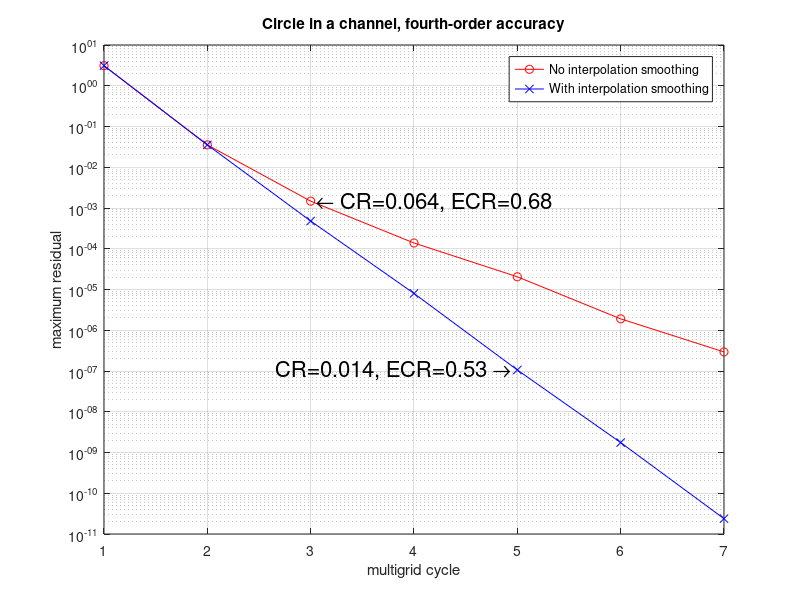
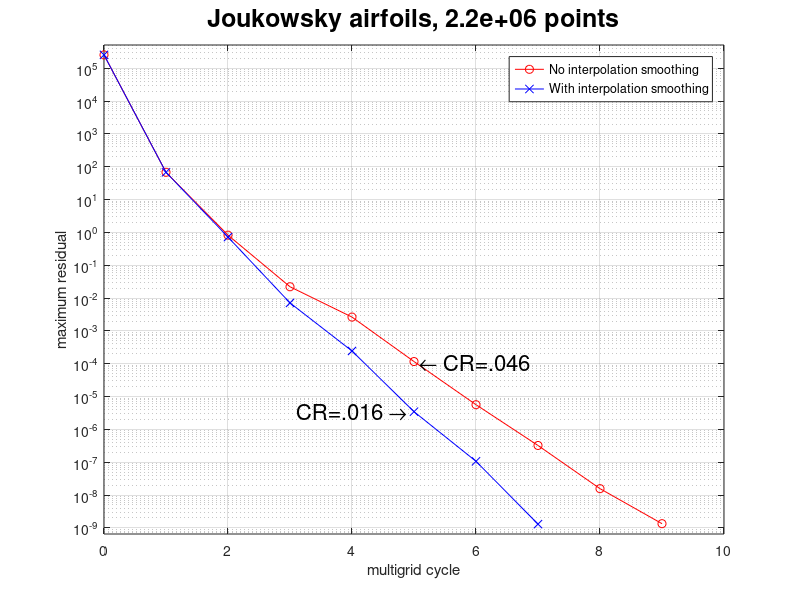

Recreate these plots in MATLAB, in order.
t=[1 2 3 4 5 6 7  ];
defect=[3.106e+00 3.541e-02 1.474e-03 1.385e-04 2.051e-05 1.905e-06 2.940e-07 ]; 
defect2=[3.106e+00 3.541e-02 4.792e-04 8.011e-06 1.061e-07 1.754e-09 2.380e-11 ];
clf
set(gca,'FontSize',16);
plot(t,defect,'r-o',t,defect2,'b-x');
title('Circle in a channel, fourth-order accuracy');
ylabel('maximum residual');
xlabel('multigrid cycle');
set(gca,'YScale','log');
grid on
legend('No interpolation smoothing','With interpolation smoothing');
text(t(3),defect(3),' \leftarrow CR=0.064, ECR=0.68','HorizontalAlignment','left','FontSize',16);
text(t(5),defect2(5),'CR=0.014, ECR=0.53 \rightarrow ','HorizontalAlignment','right','FontSize',16);

pause
print -depsc2 interpSmoothing.cic3.order4.eps

clear;

t=[0 1 2 3 4 5 6 7 8 9 ];
defect=[2.556e+05 6.780e+01 8.243e-01 2.209e-02 2.633e-03 1.164e-04 5.644e-06 3.231e-07 1.563e-08 1.340e-09 ];
t2=[0 1 2 3 4 5 6 7 ];
defect2=[2.556e+05 6.780e+01 7.198e-01 7.112e-03 2.443e-04 3.456e-06 1.065e-07 1.299e-09 ];
clf
set(gca,'FontSize',16);
plot(t,defect,'r-o',t2,defect2,'b-x');
title('Joukowsky airfoils, 2.2e+06 points','FontSize',18);
yMax=max(defect(1),defect2(1))*2.;
yMin=min(defect(10),defect2(8))/2.;
set(gca,'YLim',[yMin yMax]);
ylabel('maximum residual');
xlabel('multigrid cycle');
set(gca,'YScale','log');
grid on
legend('No interpolation smoothing','With interpolation smoothing');
text(t(6),defect(6),' \leftarrow CR=.046','HorizontalAlignment','left','FontSize',16);
text(t2(6),defect2(6),'CR=.016 \rightarrow ','HorizontalAlignment','right','FontSize',16);
% legend('Grid: joukowsky. 03/07/15','BC: DDDD+PPDI+PPDI.','Second-order accurate.','2.2e+06 points. 4 levels.','CR=0.009, ECR=0.59, W[2,1]');
% pause
% print -deps2 residual.eps


% legend('Grid: joukowsky. 03/07/15','BC: DDDD+PPDI+PPDI.','Second-order accurate.','2.2e+06 points. 4 levels.','CR=0.026, ECR=0.66, W[2,1]');

print -depsc2 interpSmoothing.joukowsky.order2.eps
